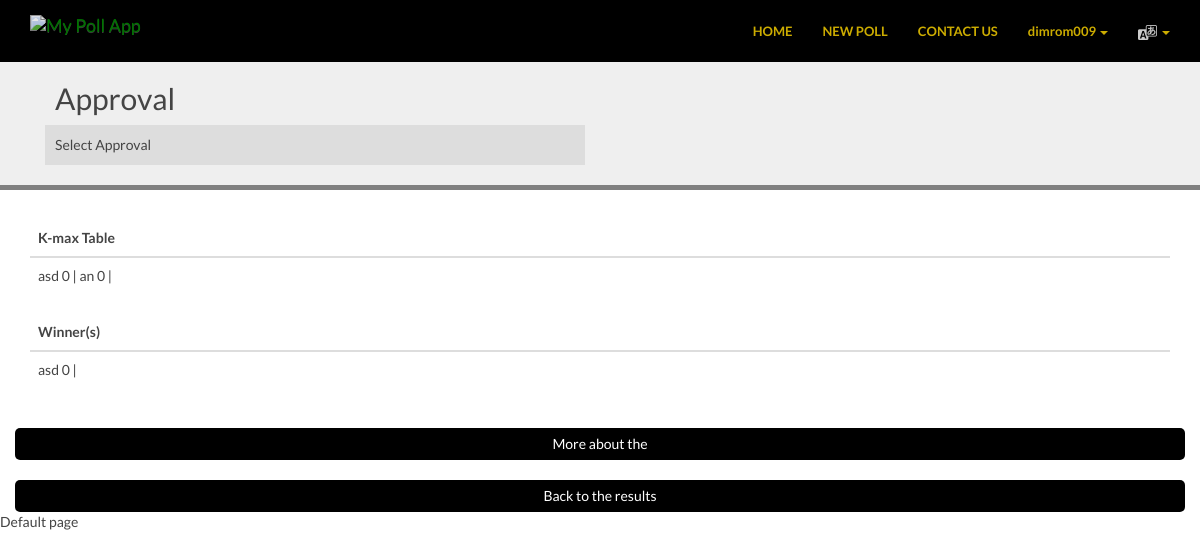
/polls/viewResult/c7179b0a-e789-4656-a9f2-4bf60e30173a/3/ (signed in), run on the app's committed database.
### polls/models_.py (models this page shows, shortened)
class Poll(PolymorphicModel):
    id = models.CharField(max_length=100, primary_key=True, default=uuid.uuid4, editable=False)
    title = models.CharField(max_length=250, verbose_name=_("title *"))
    description = models.TextField(blank=True, null=True, verbose_name=_("description"))
    creation_date = models.DateField(auto_now_add=True)
    closing_date = models.DateField(default=date.today() + timedelta(days=1000), verbose_name=_("closing date * "))
    admin = models.ForeignKey(MyPollAppUser, on_delete=models.CASCADE, related_name='polls')

class Candidate(PolymorphicModel):
    poll = models.ForeignKey(VotingPoll, on_delete=models.CASCADE, related_name='candidates')
    candidate = models.CharField(max_length=50, verbose_name=_('candidate'))
    class Meta:
        ordering = ['id']
    def __str__(self):
        return str(self.candidate)

### accounts/models.py (models this page shows)
class User(PolymorphicModel):
    id = models.CharField(max_length=100, primary_key=True, default=uuid.uuid4, editable=False)
    nickname = models.CharField(verbose_name=_('Nickname *'), max_length=30)

### polls/views.py (the view)
    def _wrapped(request, poll, *args, **kwargs):
        if poll.ballot_type == "Experimental" \
                and (not request.user or request.user != poll.admin):
            messages.error(request, mark_safe(_("you are not the poll administrator")))
            return redirect(reverse_lazy('redirectPage'))
        elif poll.ballot_type == "Secret" and not poll.is_closed() and request.user != poll.admin:
            messages.error(request, mark_safe(_("The poll is not closed")))
            return redirect(reverse_lazy('redirectPage'))
        return init_fn(request, poll, *args, **kwargs)

### polls/models_.py (called while the page is built)
def preference_model_from_text(desc, len_cand):
    parts = desc.split('#')
    if parts[0] == "PositiveNegative":
        return positiveNegative
    if parts[0] == "Ranks":
        return Ranking(int(parts[1]), len_cand)
    if parts[0] == "Numbers":
        return Numbers(int(parts[1]), int(parts[2]))
    if parts[0] == "Approval":
        return approval
    raise Exception("Unknown preference model: %s" % desc)

    def value2text(self, value):
        if value == UNDEFINED_VALUE:
            return UNDEFINED_TEXT
        index = self.values.index(value)
        return self.texts[index]

### polls/utils.py (called while the page is built, shortened)
def order_votes_matrix(list_voters, scores):
    order_votes = []
    for v in list_voters:
        score = scores[str(v)]
        d = [{"id": x, "value": score[x]} for x in score if score[x] != UNDEFINED_VALUE]
        d = sorted(d, key=itemgetter('value'), reverse=True)
        order_votes.append(d)
    return order_votes

def dict_candidates(candidates):
    dict_cand = {}
    for c in candidates:
        dict_cand[str(c.id)] = {'x': str(c), 'y': 0}
    return dict_cand

def plurality_method(order_votes, dict_cand):
    for v in order_votes:
        if len(v) > 1:
            if v[0]["value"] != v[1]["value"]:
                dict_cand[v[0]["id"]]['y'] += 1
        else:
            dict_cand[v[0]["id"]]['y'] += 1
    return list(dict_cand.values())

def veto_method(order_votes, dict_cand):
    for v in order_votes:
        if len(v) > 1:
            if v[-1]["value"] != v[-2]["value"]:
                dict_cand[v[-1]["id"]]['y'] -= 1
        else:
            dict_cand[v[-1]["id"]]['y'] -= 1
    return list(dict_cand.values())

def compute_links(nodes,n):
    i = 0
    links = []
    while (i < n - 1):
        j = i + 1
        while (j < n):
            a = nodes[i]["y"]
            b = nodes[j]["y"]
            link = {}
            link["y"] = abs(a - b)
            if a - b >= 0:
                link["source"] = i
                link["target"] = j
            if a - b < 0:
                link["source"] = j
                link["target"] = i
            links.append(link)
            j = j + 1
        i = i + 1
    return links

def vincitori(my_list, c: int = 1, shuffle: bool = False):
    n = 0
    vinc_ = []
    if not shuffle:
        n = 0
        for x in my_list:
            for y in x:
                if n >= c:
                    break
                vinc_.append(y)
                n += 1
    return vinc_

### templates/polls/result_approval.html (shortened to what this page needs)
{% extends "polls/base-view.html" %}
{% load i18n %}
{% load static %}
{% load bootstrap3 %}
{% block static-extra %}
<div class="polltitle">
  <div class="container">
    <div class="col-xs-12 col-sm-12 col-md-12 col-lg-12">
      <h2>{{ poll.title }}</h2>
    </div>
    <div class=" col-xs-12 col-sm-6 col-md-6 col-lg-6">
      {% if poll.description %}
      <p class="description">{{ poll.description }}</p>
      {% endif %}
    </div>
  </div>
</div>
<div class ="container">
<table class ="table">
    <thead>
    <tr>
        <th> K-max Table </th>
    </tr>
    </thead>
    <tbody>
    {% for x in data.approval.scores %}
        <tr>
    <td>
        {% for y in x %}
        {{ y.x }} {{ y.y }} {{ "|" }}
        {% endfor %}
    </td>
        </tr>
    {% endfor %}
    </tbody>
</table>
</div>
<div class ="container">
<table class ="table">
    <thead>
    <tr>
        <th> Winner(s) </th>
    </tr>
    </thead>
    <tbody>
    {% for x in win3 %}
        <tr>
    <td>
        {{ x.x }} {{ x.y }} {{ "|" }}
    </td>
        </tr>
    {% endfor %}
    </tbody>
</table>
</div>
    <div class="col-xs-12 col-sm-12 col-md-12 col-lg-12 margin2">
      <a data-toggle="collapse" href="#explanation" class="btn btn-custom col-xs-12 col-sm-12 col-md-12 col-lg-12" >{% bootstrap_icon "info-sign" %} {% trans 'More about the' %} {{ title }}</a>
    </div>
    <div class="col-xs-12 col-sm-12 col-md-12 col-lg-12 margin2">
      <a href="{% url 'results' poll.id %}" class="btn btn-custom col-xs-12 col-sm-12 col-md-12 col-lg-12">{% bootstrap_icon "stats" %} {% trans 'Back to the results' %}</a>
    </div>
{% endblock %}

### templates/polls/base-view.html (shortened to what this page needs)
{% load static %}
{% load i18n %}
{% load bootstrap3 %}
<!DOCTYPE html>
<html lang="en">
<head>
   <link href="{% static 'polls/css/bootstrap.min.css' %}" rel="stylesheet">
    <link href="{% static 'polls/css/bootstrap-theme.min.css' %}" rel="stylesheet">
    <link href="{% static 'polls/css/mfglabs_iconset.css' %}" rel="stylesheet">
<link href="{% static 'polls/css/poll.css' %}" rel="stylesheet">
 <link href="{% static 'polls/css/font-awesome.min.css' %}" rel="stylesheet" >
{% block static-extra %}{% endblock %}
</head>
<body >
<nav class="navbar navbar-custom navbar-fixed-top ">
    <div class="container">
        <div class="navbar-header">
            <a class="navbar-brand" href="{% url 'home' %}" ><img src="{% static ' ' %}" alt="My Poll App"/></a>
        </div>
        <div id="navbar" class="navbar-collapse collapse" >
            <ul  class="nav navbar-nav navbar-right">
                <li><a href="{% url 'home' %}" >{% trans 'Home' %}</a></li>
                <li><a href="{% url 'choosePollType' %}">{% trans 'New poll' %}</a></li>
                <li><a href="mailto:mbakop4polls@gmail.com"> {% trans 'Contact us'%}</a></li>
                <li class="dropdown">
                    <a href="#" class="dropdown-toggle navbar-user" data-toggle="dropdown">{% bootstrap_icon "user" %} {% if user.is_authenticated %}
                        {{ user.nickname }}  {% endif %}<span class="caret"></span></a>
                <li class="dropdown">
                    <a href="#" class="dropdown-toggle" data-toggle="dropdown"><img src="{% static 'polls/images/language.png' %}" alt="language"/> <span class="caret"></span></a>
		</li>
            </ul>
        </div>
    </div>
</nav>
{% block content %}
Default page
{% endblock %}
<footer></footer>
</body>
</html>

### polls/static/polls/css/poll.css (style rules this page uses)
body { font-family: 'Lato', Verdana, Arial, Sans-Serif; color: #444; margin: 0px; }
@media (min-width: 992px) { body { padding-top: 62px; } }
h2 { text-align: center; color: gold; }
footer { height: 50px; }
.navbar-custom { background-color: black; border: none; margin: 0px; }
.navbar-custom .navbar-brand { color: green; opacity: 0.9; }
.navbar-custom .navbar-nav > li > a { color: gold; opacity: 0.8; text-transform: uppercase; text-shadow: none; transition: all .2s linear; font-weight: bold; font-size: 13px; line-height: 32px; }
.navbar-custom .navbar-collapse, .navbar-custom .navbar-form { border-color: rgb(235, 235, 235); }
.navbar-custom .navbar-nav > li > a.navbar-user { text-transform: none; }
.polltitle { margin: 0px 0px 30px 0px; padding: 10px; background: #efefef; border-bottom: grey 5px solid; }
.polltitle h2 { color: #444; text-align: left; padding: 10px; margin: 0px; }
.polltitle p.description { white-space: pre-wrap; white-space: -moz-pre-wrap; //white-space: -pre-wrap; white-space: -o-pre-wrap; padding: 10px; background-color: #ddd; }
.btn { border-radius: 5px; border: 2px; text-shadow: none; }
.btn-custom { color: #ffffff; background-color: black; transition: all .2s linear; white-space: normal; }
.margin2 { margin-top: 20px; }

### data on the page
Poll: title "Approval", description "Select Approval"
Candidate: x "asd", x "asd"
Candidate: x "an"
User: nickname "dimrom009"

### other printed values
{{ y.y }} "0" "0"
{{ "|" }} "|" "|"
{{ x.y }} "0"
{{ "|" }} "|"
